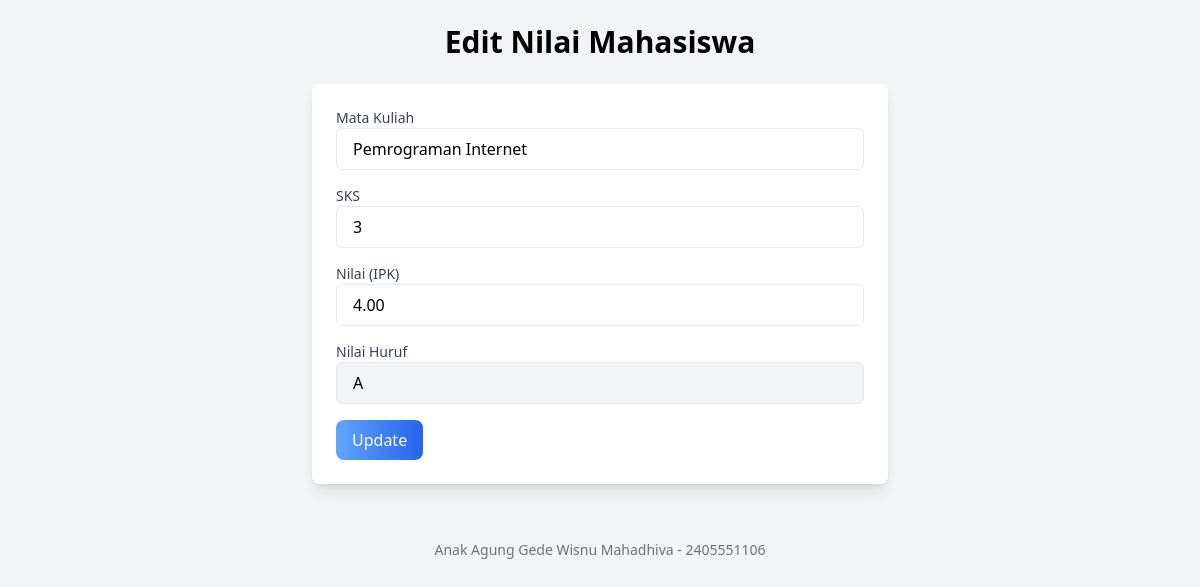
/tugas3pemrogramaninternet/editnilai.php?id=25&mahasiswa_id=1, run on the app's committed database.
### tables this page shows
CREATE TABLE `nilai` (
  `id` int(11) NOT NULL AUTO_INCREMENT,
  `mahasiswa_id` int(11) NOT NULL,
  `mata_kuliah` varchar(100) NOT NULL,
  `sks` tinyint(4) NOT NULL,
  `nilai_huruf` enum('A','B','C','D','E') NOT NULL,
  `nilai_angka` decimal(3,2) NOT NULL,
  PRIMARY KEY (`id`),
  KEY `mahasiswa_id` (`mahasiswa_id`),
  CONSTRAINT `nilai_ibfk_1` FOREIGN KEY (`mahasiswa_id`) REFERENCES `mahasiswa` (`id`) ON DELETE CASCADE
);

### tugas3pemrogramaninternet/editnilai.php (the view, shortened to what this page needs)
<?php
include "koneksi.php";
$id = $_GET['id'];
$result = $conn->query("SELECT * FROM nilai WHERE id=$id");
$data = $result->fetch_assoc();
?>
<!DOCTYPE html>
<html lang="id">
<head>
  <script src="https://cdn.tailwindcss.com"></script>
</head>
<body class="bg-gray-100">
<div class="container mx-auto py-6">
  <h1 class="text-3xl font-semibold text-center mb-6">Edit Nilai Mahasiswa</h1>
  <form method="post" class="bg-white p-6 rounded-lg shadow-lg space-y-4 max-w-xl mx-auto">
    <div>
      <label class="block text-sm font-medium text-gray-700">Mata Kuliah</label>
      <input type="text" name="mata_kuliah" value="<?= $data['mata_kuliah'] ?>" class="w-full px-4 py-2 border rounded-md focus:outline-none focus:ring-2 focus:ring-blue-400" required>
    </div>
    <div>
      <label class="block text-sm font-medium text-gray-700">SKS</label>
      <input type="number" name="sks" value="<?= $data['sks'] ?>" class="w-full px-4 py-2 border rounded-md focus:outline-none focus:ring-2 focus:ring-blue-400" required>
    </div>
    <div>
      <label class="block text-sm font-medium text-gray-700">Nilai (IPK)</label>
      <input type="number" step="0.01" name="nilai_angka" id="nilai_angka" value="<?= $data['nilai_angka'] ?>" class="w-full px-4 py-2 border rounded-md focus:outline-none focus:ring-2 focus:ring-blue-400" required>
    </div>
    <div>
      <label class="block text-sm font-medium text-gray-700">Nilai Huruf</label>
      <input type="text" name="nilai_huruf" id="nilai_huruf" value="<?= $data['nilai_huruf'] ?>" readonly class="w-full px-4 py-2 border rounded-md bg-gray-100">
    </div>
    <button type="submit" name="update" class="bg-gradient-to-r from-blue-400 to-blue-600 text-white px-4 py-2 rounded-lg">Update</button>
  </form>
</div>
<p class="mt-8 text-center text-sm text-gray-500">Anak Agung Gede Wisnu Mahadhiva - 2405551106</p>
</body>
</html>

### data on the page
nilai: mata_kuliah "Pemrograman Internet", sks "3", nilai_angka "4.00", nilai_huruf "A"
